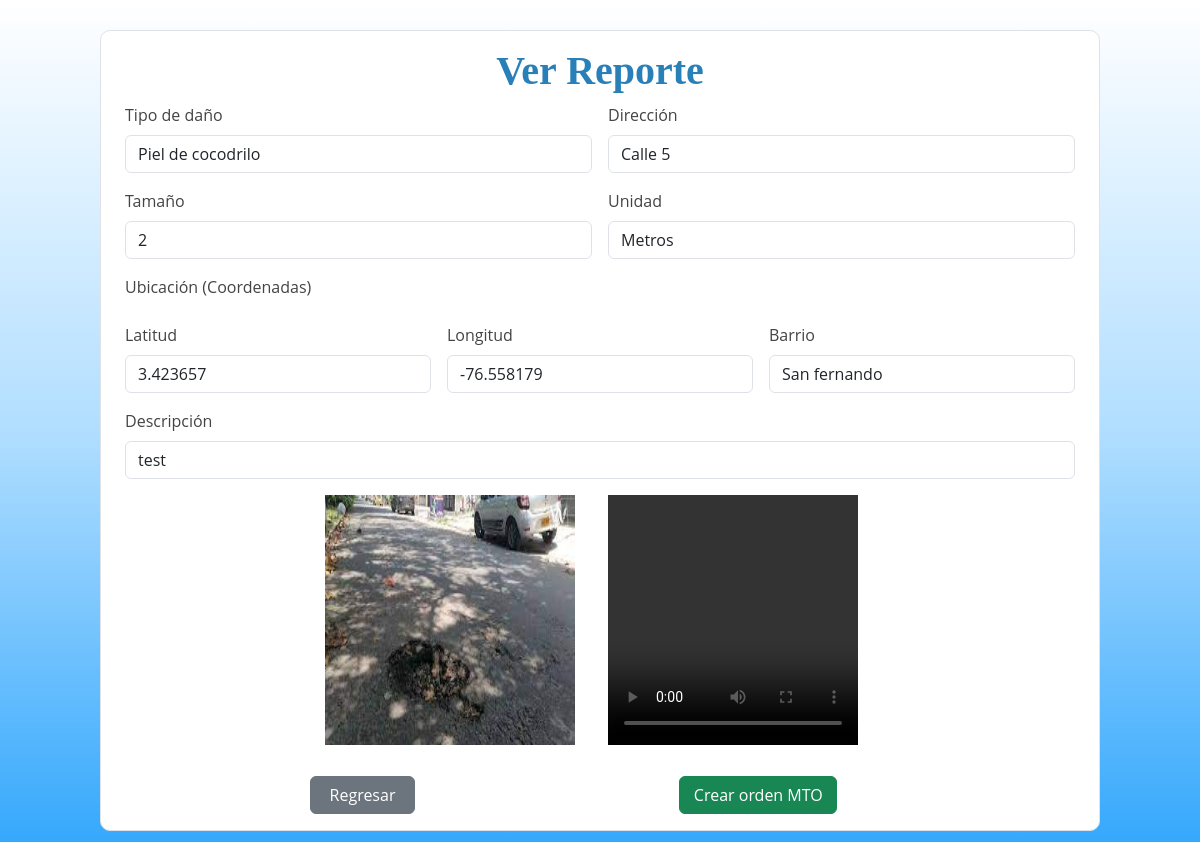
Page /webService/ajax.php?modulo=Reportes&controlador=Reportes&funcion=getConsultar&Id_reportes=1 (signed in) on the committed database.
### tables this page shows
CREATE TABLE `reportes` (
  `Id_reportes` int(11) NOT NULL,
  `Direccion` varchar(45) NOT NULL,
  `fecha_reporte` date NOT NULL,
  `Descripcion` varchar(100) NOT NULL,
  `Tamano` int(11) NOT NULL,
  `Id_unidad` int(11) NOT NULL,
  `Id_imagen` int(11) DEFAULT NULL,
  `Id_video` int(11) DEFAULT NULL,
  `Id_estado` int(11) NOT NULL,
  `Id_prioridad` int(11) NOT NULL,
  `Id_usuario` int(11) NOT NULL,
  `Id_tipos_danos` int(11) NOT NULL,
  `Id_ubicacion` int(11) NOT NULL,
  `Id_barrio` int(11) NOT NULL,
  `Id_orden_mantenimiento` int(11) NOT NULL
);

CREATE TABLE `tipos_danos` (
  `Id_tipos_danos` int(11) NOT NULL,
  `Tip_nombre` varchar(45) NOT NULL
);

CREATE TABLE `unidades_medida` (
  `Id_Unidad` int(11) NOT NULL,
  `Uni_nombre` varchar(45) NOT NULL,
  `Abreviatura` varchar(45) NOT NULL
);

CREATE TABLE `ubicaciones` (
  `Id_ubicacion` int(11) NOT NULL,
  `Latitud` varchar(45) NOT NULL,
  `Longitud` varchar(45) NOT NULL
);

CREATE TABLE `barrios` (
  `Id_barrio` int(11) NOT NULL,
  `Bar_nombre` varchar(45) NOT NULL
);

CREATE TABLE `imagenes` (
  `Id_imagenes` int(11) NOT NULL,
  `Nombre_img` varchar(100) NOT NULL
);

### Controller/Reportes/Reportes_controller.php (called while the page is built, shortened)
<?php
class Reportes_controller {
    function getConsultar(){
        try{
            $conexion=new Reportes_model();
            $id_reporte=$_GET['Id_reportes'];
            $sql="SELECT r.Id_reportes,r.Direccion,r.Descripcion,r.Tamano,r.Id_unidad,u.Uni_nombre,r.Id_imagen,i.Nombre_img,r.Id_video,v.Nombre_vid,r.Id_estado,e.Est_nombre,r.Id_tipos_danos,t.Tip_nombre,r.Id_ubicacion,l.Latitud,l.Longitud,r.Id_barrio,b.Bar_nombre FROM reportes AS r,unidades_medida AS u, imagenes AS i, videos AS v, estados AS e, tipos_danos AS t, ubicaciones AS l, barrios AS b WHERE r.Id_reportes=$id_reporte AND r.Id_estado=e.Id_estado AND r.Id_unidad=u.Id_Unidad AND r.Id_imagen=i.Id_imagenes AND r.Id_video=v.Id_videos AND r.Id_tipos_danos=t.Id_tipos_danos AND r.Id_ubicacion=l.Id_ubicacion AND r.Id_barrio=b.Id_barrio";
            $response = $conexion->consultar($sql);
            if($response){
                foreach ($response as $row){
                    $dano=$row->Tip_nombre;
                    $dir=$row->Direccion;
                    $tamaño=$row->Tamano;
                    $unidad=$row->Uni_nombre;
                    $lat=$row->Latitud;
                    $lon=$row->Longitud;
                    $barrio=$row->Bar_nombre;
                    $desc=$row->Descripcion;
                    $img=$row->Nombre_img;
                    $vid=$row->Nombre_vid;
                }
            }
            include_once '../View/Reportes/Ver_reporte.php';
        }catch (PDOException $e) {
            $response = array(
                "success" => false,
                "message" => "Error: " . $e->getMessage()
            );
            header('Content-Type: application/json');
            echo json_encode($response);
        }
        include_once '../View/Reportes/Ver_reporte.php';
    }
}

### Model/CRUD.php (called while the page is built, shortened)
<?php
class crud {
     function consultar($sql) {
        $conexion = new conexion();
        $pdo = $conexion->conect();
        $sql = $pdo->prepare($sql);
        $results = $sql->execute();
        $rows = $sql->fetchAll(\PDO::FETCH_OBJ);
        return $rows;
    }
}

### View/Reportes/Ver_reporte.php (the view, shortened to what this page needs)
<!DOCTYPE html>
<html lang="en">
<head>
  <link href="../assets/vendor/bootstrap/css/bootstrap.min.css" rel="stylesheet">
  <link href="../assets/vendor/bootstrap-icons/bootstrap-icons.css" rel="stylesheet">
  <link href="../assets/vendor/simple-datatables/style.css" rel="stylesheet">
  <link href="../assets/css/style.css" rel="stylesheet">
</head>
<body style="background: linear-gradient(to top, #30A6FC, #B1DEFF, #ffffff)">
  <?php
      include_once '../webService/helpers.php';
  ?>
<div class="col-lg-12 d-flex justify-content-center align-items-center">
    <section>
        <div class="container border p-3 mx-auto" style="background-color: #ffffff; max-width: 1000px; margin:30px; border-radius: 10px; ">
                <h1 style="font-family:Georgia, serif; color:#2980b9; text-align: center; font-weight: bold;">Ver Reporte</h1>
                <form class="row g-3 mx-auto" action="<?php echo getUrl("Reportes","Reportes","postCrear",false,"ajax")?>" method="POST">
                    <div class="col-6">
                        <label for="dano" class="form-label">Tipo de daño</label>
                        <input type="text" class="form-control" name="direccion" id="dano" value="<?php echo $dano ?>" disabled style="background-color:#ffff">
                    </div>
                    <div class="col-6 justify-content-center">
                        <label for="direccion" class="form-label">Dirección</label>
                        <input type="text" class="form-control" name="direccion" id="direccion" value="<?php echo $dir ?>" disabled style="background-color:#ffff">
                    </div>
                    <div class="col-6">
                        <label for="tamaño" class="form-label">Tamaño</label>
                        <input type="number" class="form-control"  name="tamaño"cid="tamaño" value="<?php echo $tamaño ?>" disabled style="background-color:#ffff">
                    </div>
                    <div class="col-6">
                        <label for="unidad" class="form-label">Unidad</label>
                        <input type="text" class="form-control" name="latitud" id="unidad" value="<?php echo $unidad ?>" disabled style="background-color:#ffff">
                    </div>
                    <label for="ubicacion" class="form-label">Ubicación (Coordenadas)</label>
                    <div class="col-4">
                        <label for="latitud" class="form-label">Latitud</label>
                        <input type="text" class="form-control" name="latitud" id="latitud" value="<?php echo $lat ?>" disabled style="background-color:#ffff">
                    </div>
                    <div class="col-4">
                        <label for="longitud" class="form-label">Longitud</label>
                        <input type="text" class="form-control" name="longitud" id="longitud" value="<?php echo $lon ?>" disabled style="background-color:#ffff">
                    </div>
                    <div class="col-4">
                        <label for="Barrio" class="form-label">Barrio</label>
                        <input type="text" class="form-control" name="barrio" id="barrio" value="<?php echo $barrio ?>" disabled style="background-color:#ffff">
                    </div>
                    <div class="col-12">
                        <label for="inputNanme4" class="form-label">Descripción</label>
                        <input type="text" class="form-control" name="descripcion" id="descripcion" value="<?php echo $desc ?>" disabled  style="background-color:#ffff">
                    </div>
                    <div class="col-6">
                        <img src="../assets/img/<?php echo $img ?>" width="250" height="250" alt="" style="margin-left: 200px; margin-bottom: 15px">
                    </div>
                    <div class="col-6">
                        <video width="250" height="250" controls>
                            <source src="../assets/vid/<?php echo $vid ?>" type="video/mp4">
                        </video>
                    </div>
                    <div class="col-12 d-flex justify-content-center">
                        <div class="col-4 text-center">
                            <a href=<?php echo getUrl("Reportes","Reportes","index",false,"ajax")?>><button type="button" class="btn btn-secondary col-4">Regresar</button></a>
                        </div>
                        <div class="col-6 text-center">
                            <a href=<?php echo getUrl("Orden_mto","Orden_mto","getCrear",false,"ajax")?>><button type="button" class="btn btn-success col-4">Crear orden MTO</button></a>
                        </div>
                    </div>
                </form>
        </div>
    </section>
</div>
</body>
</html>

### webService/ajax.php
<?php
  include_once 'helpers.php';
  if(isset($_GET['modulo'])){
      resolve();
  }
?>

### webService/helpers.php (shortened to what this page needs)
<?php
    function getUrl($modulo,$controlador,$funcion, $parametros=false,$pagina=false){
        $url="$pagina.php?modulo=$modulo&controlador=$controlador&funcion=$funcion";
        return $url;
    }
    function resolve(){
        $modulo=ucwords($_GET['modulo']);
        $controlador=ucwords($_GET['controlador']);
        $funcion=$_GET['funcion'];
        if(is_dir("../Controller/$modulo")){
            if(file_exists("../Controller/$modulo/".$controlador."_controller.php")){
                $objClase= new $nombreClase();
                if(method_exists($objClase,$funcion)){
                    $objClase->$funcion();
                }else{
                    echo "La función especificada no existe";
                }
            }else{
                echo "El controlador especificado no existe";
            }
        }else{
            echo "El método especificado no existe";
        }
    }
?>

### assets/css/style.css (style rules this page uses)
:root { scroll-behavior: smooth; }
body { font-family: "Open Sans", sans-serif; background: #f6f9ff; color: #444444; }
a { color: #4154f1; text-decoration: none; }
h1, h2, h3, h4, h5, h6 { font-family:serif; }

### rows in the picture
reportes: direccion "Piel de cocodrilo", direccion "Calle 5", tamaño "2", latitud "Metros", latitud "3.423657", longitud "-76.558179", barrio "San fernando", descripcion "test", Id_imagen.Nombre_img (picture)
